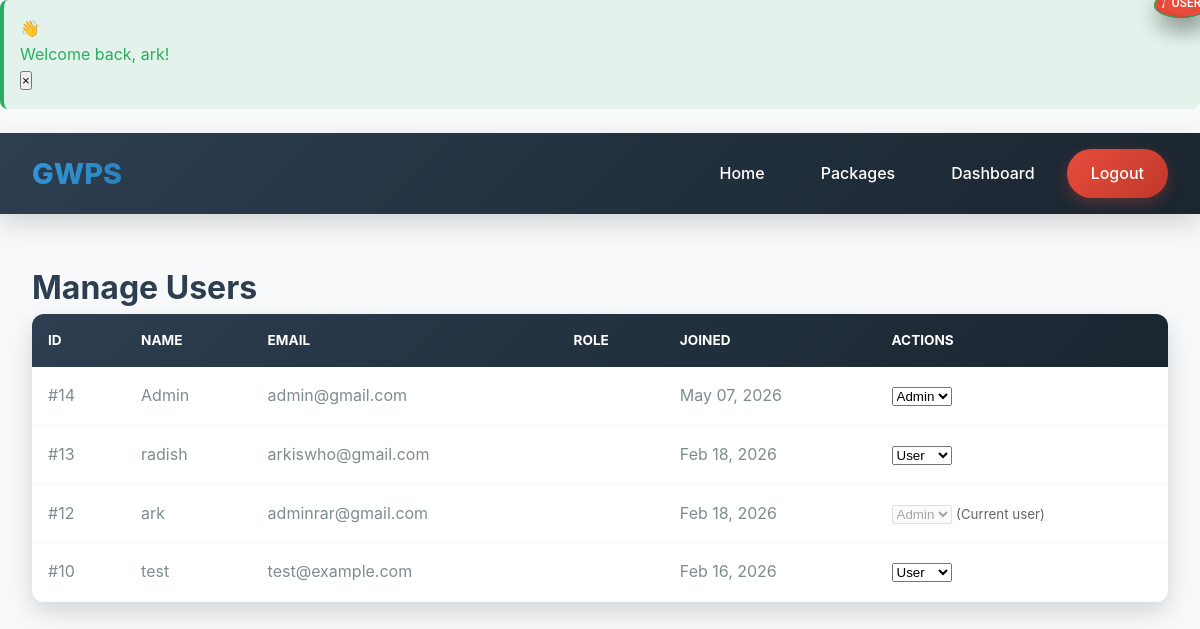
The page /admin/manage-users.php (signed in) on the database its author committed.
### tables this page shows
CREATE TABLE `users` (
  `id` int(11) NOT NULL,
  `full_name` varchar(100) NOT NULL,
  `email` varchar(100) NOT NULL,
  `phone` varchar(15) DEFAULT NULL,
  `password` varchar(255) NOT NULL,
  `created_at` timestamp NOT NULL DEFAULT current_timestamp(),
  `role` enum('user','admin') DEFAULT 'user'
);

### admin/manage-users.php (the view, shortened to what this page needs)
<?php
require_once '../includes/database.php';
$stmt = $pdo->query("SELECT id, full_name, email, role, created_at FROM users ORDER BY created_at DESC");
$users = $stmt->fetchAll();
?>
<!DOCTYPE html>
<html>
<head>
    <link rel="stylesheet" href="../css/style.css">
</head>
<body>
    <?php
$base_path = '../';
include '../includes/navigation.php';
?>
    <div class="manage-container">
        <h1>Manage Users</h1>
        <table class="data-table">
            <thead>
                <tr>
                    <th>ID</th>
                    <th>Name</th>
                    <th>Email</th>
                    <th>Role</th>
                    <th>Joined</th>
                    <th>Actions</th>
                </tr>
            </thead>
            <tbody>
                <?php foreach ($users as $user): ?>
                <tr>
                    <td>#<?php echo $user['id']; ?></td>
                    <td><?php echo htmlspecialchars($user['full_name'], ENT_QUOTES, 'UTF-8'); ?></td>
                    <td><?php echo htmlspecialchars($user['email'], ENT_QUOTES, 'UTF-8'); ?></td>
                    <td>
                    </td>
                    <td><?php echo date('M d, Y', strtotime($user['created_at'])); ?></td>
                    <td>
                        <form method="POST" style="display: inline;">
                            <select name="role" onchange="this.form.submit()" <?php echo $user['id'] == $_SESSION['user_id'] ? 'disabled' : ''; ?>>
                                <option value="user" <?php echo $user['role'] == 'user' ? 'selected' : ''; ?>>User</option>
                                <option value="admin" <?php echo $user['role'] == 'admin' ? 'selected' : ''; ?>>Admin</option>
                            </select>
                        </form>
                        <?php if ($user['id'] == $_SESSION['user_id']): ?>
                            <small style="color: #666;">(Current user)</small>
                        <?php endif; ?>
                    </td>
                </tr>
                <?php endforeach; ?>
            </tbody>
        </table>
    </div>
</body>
</html>

### includes/navigation.php (shortened to what this page needs)
<?php
function isLoggedIn() {
    return isset($_SESSION['user_id']);
}
function isAdmin() {
    return isset($_SESSION['role']) && $_SESSION['role'] == 'admin';
}
$current_page = basename($_SERVER['PHP_SELF']);
if (isset($_SESSION['login_success'])) {
    $login_message = $_SESSION['login_success'];
}
$success_message = $_SESSION['success'] ?? '';
$error_message = $_SESSION['error'] ?? '';
?>
<?php if (isset($login_message) || isset($logout_message) || $success_message || $error_message): ?>
<div class="notification-container">
    <?php if (isset($login_message)): ?>
        <div class="notification success show">
            <div class="notification-icon">👋</div>
            <div class="notification-message"><?php echo htmlspecialchars($login_message); ?></div>
            <button class="notification-close" onclick="this.parentElement.remove()">×</button>
        </div>
    <?php endif; ?>
</div>
<?php endif; ?>
<nav class="user-nav">
    <div class="logo">GWPS</div>
    <div class="nav-links">
        <a href="<?php echo $base_path; ?>index.php" class="<?php echo $current_page == 'index.php' ? 'active' : ''; ?>">Home</a>
        <a href="<?php echo $base_path; ?>public/packages.php" class="<?php echo $current_page == 'packages.php' ? 'active' : ''; ?>">Packages</a>
        <?php if (!isLoggedIn()): ?>
            <a href="<?php echo $base_path; ?>public/about.php" class="<?php echo $current_page == 'about.php' ? 'active' : ''; ?>">About Us</a>
            <a href="<?php echo $base_path; ?>login.php" class="<?php echo $current_page == 'login.php' ? 'active' : ''; ?>">Login</a>
            <a href="<?php echo $base_path; ?>user/register.php" class="<?php echo $current_page == 'register.php' ? 'active' : ''; ?>">Register</a>
        <?php elseif (isAdmin()): ?>
            <a href="<?php echo $base_path; ?>admin/dashboard.php" class="<?php echo $current_page == 'dashboard.php' ? 'active' : ''; ?>">Dashboard</a>
            <a href="<?php echo $base_path; ?>user/logout.php" class="logout-btn">Logout</a>
        <?php endif; ?>
    </div>
</nav>

### css/style.css (style rules this page uses)
:root { --primary: #3498db; --primary-dark: #2980b9; --primary-light: #85c1e9; --secondary: #2c3e50; --secondary-light: #34495e; --accent-green: #27ae60; --accent-blue: #3498db; --accent-gold: #f39c12; --white: #fff; --light: #f8f9fa; --gray: #95a5a6; --dark-gray: #7f8c8d; --gradient-primary: linear-gradient(135deg, #667eea 0%, #764ba2 100%); --gradient-blue: linear-gradient(135deg, #3498db, #2980b9); --gradient-ocean: linear-gradient(135deg, #4facfe 0%, #00f2fe 100%); --gradient-dark: linear-gradient(135deg, #2c3e50 0%, #1a252f 100%); --shadow: 0 4px 6px rgba(0,0,0,0.1); --shadow-lg: 0 10px 25px rgba(0,0,0,0.15); --shadow-xl: 0 20px 40px rgba(0,0,0,0.2); --radius: 8px; --radius-lg: 12px; --radius-xl: 20px; --radius-full: 9999px; --transition: 0.3s ease; }
* { margin: 0; padding: 0; box-sizing: border-box; }
html { scroll-behavior: smooth; }
body { font-family: 'Inter', -apple-system, sans-serif; line-height: 1.6; color: var(--secondary); background: var(--light); overflow-x: hidden; }
nav, .admin-nav, .user-nav { background: var(--gradient-dark); color: var(--white); padding: 1rem 2rem; position: sticky; top: 0; z-index: 1000; box-shadow: var(--shadow-lg); display: flex; justify-content: space-between; align-items: center; animation: slideDown 0.5s ease; }
.logo { font-size: 1.8rem; font-weight: 800; background: var(--gradient-blue); -webkit-background-clip: text; -webkit-text-fill-color: transparent; background-clip: text; text-transform: uppercase; cursor: pointer; transition: var(--transition); }
.nav-links { display: flex; gap: 0.5rem; align-items: center; flex-wrap: wrap; }
.nav-links a { color: var(--white); text-decoration: none; padding: 0.75rem 1.5rem; border-radius: var(--radius); font-weight: 500; position: relative; transition: var(--transition); }
.nav-links a::before { content: ''; position: absolute; bottom: 0; left: 50%; width: 0; height: 3px; background: var(--primary); transform: translateX(-50%); transition: var(--transition); }
.logout-btn { background: linear-gradient(135deg, #e74c3c, #c0392b) !important; border-radius: var(--radius-full) !important; box-shadow: 0 5px 15px rgba(231, 76, 60, 0.3); }
.success { background: rgba(39, 174, 96, 0.1); color: var(--accent-green); padding: 1rem; border-radius: var(--radius); margin-bottom: 1.5rem; border-left: 4px solid var(--accent-green); }
.admin-dashboard, .dashboard-container, .manage-container, .my-packages-container { padding: 3rem 2rem; max-width: 1400px; margin: 0 auto; min-height: 100vh; }
.data-table, .user-table, table { width: 100%; border-collapse: collapse; background: var(--white); border-radius: var(--radius-lg); overflow: hidden; box-shadow: var(--shadow-lg); }
.data-table thead, .user-table thead, table thead { background: var(--gradient-dark); color: var(--white); }
.data-table th, .user-table th, table th { padding: 1rem; text-align: left; font-weight: 700; text-transform: uppercase; font-size: 0.85rem; }
.data-table td, .user-table td, table td { padding: 1rem; border-bottom: 1px solid var(--light); color: var(--dark-gray); }

### rows shown on the page
users: id "14", full_name "Admin", email "admin@gmail.com", created_at "May 07, 2026", role "Admin"
users: id "13", full_name "radish", email "arkiswho@gmail.com", created_at "Feb 18, 2026", role "User"
users: id "12", full_name "ark", email "adminrar@gmail.com", created_at "Feb 18, 2026", role "Admin", shows "(Current user)"
users: id "10", full_name "test", email "test@example.com", created_at "Feb 16, 2026", role "User"

### other values the page prints
$login_message "Welcome back, ark!"
